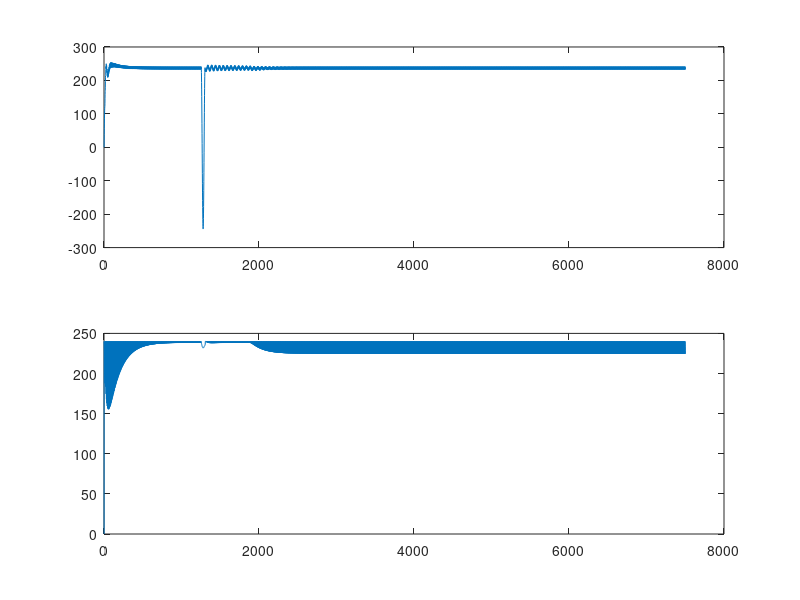
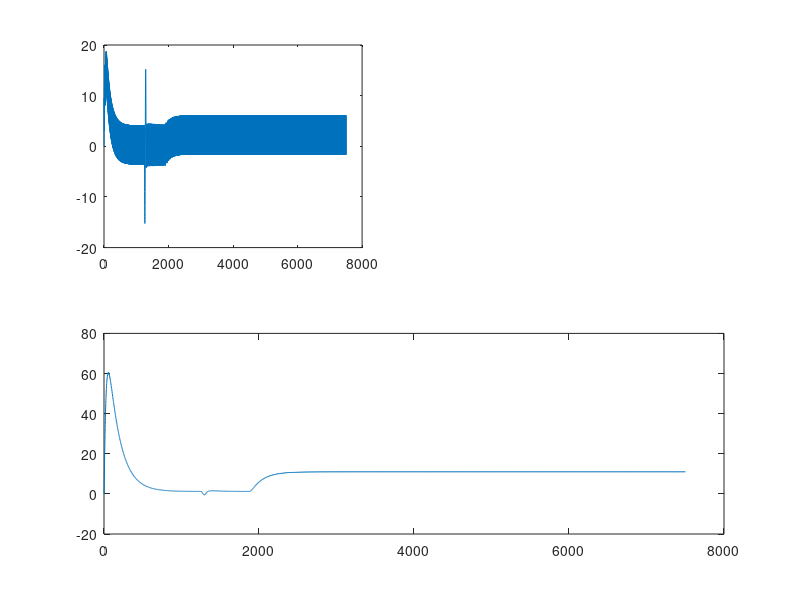

Recreate these plots in MATLAB, in order.
clc
clear all
close all
f =0.5e3; %change
sim_time = 3;%total time change
fs = 1/4e-4;% change
Ts=0.0004;

Aux = [18.053;240;230;f;0.75;25;3000];
Param=[10e-03,0.0010000000000000,10.0000000000000e-4,0.0010000000000000,0.010000000000000];

Param = Param';
L = Param(1,1);
R_L = Param(2,1);
C = Param(3,1);
R_C = Param(4,1);
R_DS_ON = Param(5,1);

P = Aux(1,1);
V_IN = Aux(2,1);
V_OUT = Aux(3,1);
f = Aux(4,1);
V_f = Aux(5,1);
n_f = Aux(6,1);%Total samples per fundamental cycle
N_sim = Aux(7,1);%total fundamental cycles
Ts=0.0004

load('matlabtrial.mat');

f_iL_ON = @(iL_c,vc_c,R) (-(R_DS_ON+R_L+(R_C*R/(R_C+R)))/L)*iL_c + (-(R)/(L*(R_C+R)))*vc_c + V_IN/L;
f_iL_OFF = @(iL_c,vc_c,R) (-(R_L+(R_C*R/(R_C+R)))/L)*iL_c + (-(R)/(L*(R_C+R)))*vc_c - V_f/L;

f_vc = @(iL_c,vc_c,R)((R)/(C*(R_C+R)))*iL_c+((-1)/(C*(R_C+R)))*vc_c;


%Initial Conditions

 iL_IC = 0;
 vc_IC = 0;
  vo_IC = 0;

j = 1; %iteration cound for simulation cycle
k = 1; %iteration count for switching cycle

vc_c(1,1) = vc_IC;
iL_c(1,1) = iL_IC;
vo_c(1,1) = vo_IC;
V=Va.signals.values;
I=Ia2.signals.values;
D=PWM.signals.values;
H=V./I;

 for j=1:1:length(D) %multiple fundamental cycle
if D(j)==1
    k = k+1; 
    ka1 = f_iL_ON(iL_c(k-1,1),vc_c(k-1,1),H(k-1,1));
    kb1 = f_vc(iL_c(k-1,1),vc_c(k-1,1),H(k-1,1));
    
    ka2 = f_iL_ON(iL_c(k-1,1)+0.5*Ts*ka1,vc_c(k-1,1)+0.5*Ts*kb1,H(k-1,1));
    kb2 = f_vc(iL_c(k-1,1)+0.5*Ts*ka1,vc_c(k-1,1)+0.5*Ts*kb1,H(k-1,1));
    
    ka3 = f_iL_ON(iL_c(k-1,1)+0.5*Ts*ka2,vc_c(k-1,1)+0.5*Ts*kb2,H(k-1,1));
    kb3 = f_vc(iL_c(k-1,1)+0.5*Ts*ka2,vc_c(k-1,1)+0.5*Ts*kb2,H(k-1,1));
    
    ka4 = f_iL_ON(iL_c(k-1,1) + Ts*ka3, vc_c(k-1,1) + Ts*kb3,H(k-1,1));
    kb4 = f_vc(iL_c(k-1,1) + Ts*ka3,vc_c(k-1,1) + Ts*kb3,H(k-1,1));
   
   iL_c(k,1) = iL_c(k-1,1) + (Ts/6)*(ka1+2*ka2+2*ka3+ka4);
   vc_c(k,1) = vc_c(k-1,1) + (Ts/6)*(kb1+2*kb2+2*kb3+kb4);
      
   vo_c(k,1) = iL_c(k,1)*(R_C*H(k-1,1))/(R_C+H(k-1,1)) + vc_c(k,1)*H(k-1,1)/(R_C+H(k-1,1));
else

    k = k+1; 
    ka1 = f_iL_OFF(iL_c(k-1,1),vc_c(k-1,1),H(k-1,1));
    kb1 = f_vc(iL_c(k-1,1),vc_c(k-1,1),H(k-1,1));
    
    ka2 = f_iL_OFF(iL_c(k-1,1)+0.5*Ts*ka1,vc_c(k-1,1)+0.5*Ts*kb1,H(k-1,1));
    kb2 = f_vc(iL_c(k-1,1)+0.5*Ts*ka1,vc_c(k-1,1)+0.5*Ts*kb1,H(k-1,1));
    
    ka3 = f_iL_OFF(iL_c(k-1,1)+0.5*Ts*ka2,vc_c(k-1,1)+0.5*Ts*kb2,H(k-1,1));
    kb3 = f_vc(iL_c(k-1,1)+0.5*Ts*ka2,vc_c(k-1,1)+0.5*Ts*kb2,H(k-1,1));
    
    ka4 = f_iL_OFF(iL_c(k-1,1) + Ts*ka3, vc_c(k-1,1) + Ts*kb3,H(k-1,1));
    kb4 = f_vc(iL_c(k-1,1) + Ts*ka3,vc_c(k-1,1) + Ts*kb3,H(k-1,1));
   
   iL_c(k,1) = iL_c(k-1,1) + (Ts/6)*(ka1+2*ka2+2*ka3+ka4);
   vc_c(k,1) = vc_c(k-1,1) + (Ts/6)*(kb1+2*kb2+2*kb3+kb4);
      
vo_c(k,1) = iL_c(k,1)*(R_C*H(k-1,1))/(R_C+H(k-1,1)) + vc_c(k,1)*H(k-1,1)/(R_C+H(k-1,1));


end
end
 vo = vo_c;
 iL = iL_c;
 figure
 subplot(2,1,1)
plot(vo*5)
subplot(2,1,2)
plot(V)
figure
subplot(2,2,1)
plot(iL)
subplot(2,1,2)
plot(I)